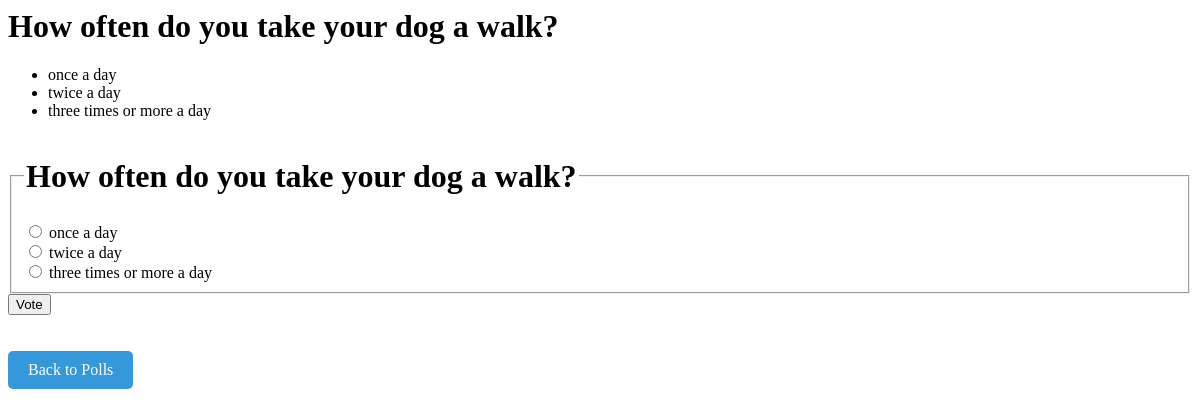
Page /polls/3/ on the committed database.
### polls/models.py (models this page shows, shortened)
class Question(models.Model):
    question_text = models.CharField(max_length=200)
    pub_date = models.DateTimeField('date published')
    def was_published_recently(self):
        now = timezone.now()
        return now - datetime.timedelta(days=1) <= self.pub_date <= now
    was_published_recently.admin_order_field = 'pub_date'
    was_published_recently.boolean = True
    was_published_recently.short_description = 'Published recently?'

class Choice(models.Model):
    question = models.ForeignKey(Question, on_delete=models.CASCADE)
    choice_text = models.CharField(max_length=200)
    votes = models.IntegerField(default=0)

### polls/views.py (the view)
# urls.py: path('<int:question_id>/', views.detail, name='detail'), # wire in views
def detail(request, question_id):
    question = get_object_or_404(Question, pk=question_id)
    return render(request, 'detail.html', {'question': question})

### polls/templates/detail.html (shortened to what this page needs)
<h1>{{ question.question_text }}</h1>
<ul>
{% for choice in question.choice_set.all %}
    <li>{{ choice.choice_text }}</li>
{% endfor %}
</ul>
<form action="{% url 'polls:vote' question.id %}" method="post">
    <fieldset>
        <legend><h1>{{ question.question_text }}</h1></legend>
        {% for choice in question.choice_set.all %}
            <input type="radio" name="choice" id="choice{{ forloop.counter }}" value="{{ choice.id }}">
            <label for="choice{{ forloop.counter }}">{{ choice.choice_text }}</label><br>
        {% endfor %}
    </fieldset>
    <input type="submit" value="Vote">
    </form>
<a href="/polls/" class="btn-back">Back to Polls</a>
{% load static %}
<link rel="stylesheet" href="{% static 'style2.css' %}">

### polls/static/style2.css (style rules this page uses)
.btn-back { display: inline-block; padding: 10px 20px; text-decoration: none; background-color: #3498db; color: white; border-radius: 5px; margin-top: 20px; }

### rows in the picture
Question: question_text "How often do you take your dog a walk?"
Choice: choice_text "once a day"
Choice: choice_text "twice a day"
Choice: choice_text "three times or more a day"
